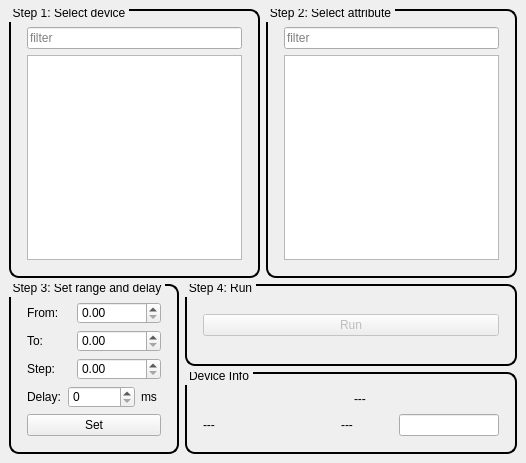
<?xml version="1.0" encoding="UTF-8"?>
<ui version="4.0">
 <class>MainWindow</class>
 <widget class="QMainWindow" name="MainWindow">
  <property name="geometry">
   <rect>
    <x>0</x>
    <y>0</y>
    <width>526</width>
    <height>463</height>
   </rect>
  </property>
  <property name="windowTitle">
   <string>QuickScanGUI</string>
  </property>
  <property name="styleSheet">
   <string notr="true">QGroupBox {
     border: 2px solid black;
     border-radius: 10px;
	padding: 7px;
 }

QGroupBox::title {
	position: relative;
	top: -5px;
	padding: 2px;
}</string>
  </property>
  <widget class="QWidget" name="centralwidget">
   <layout class="QVBoxLayout" name="verticalLayout_8">
    <item>
     <layout class="QHBoxLayout" name="horizontalLayout_8">
      <item>
       <widget class="QGroupBox" name="step1">
        <property name="minimumSize">
         <size>
          <width>250</width>
          <height>0</height>
         </size>
        </property>
        <property name="title">
         <string>Step 1: Select device</string>
        </property>
        <layout class="QVBoxLayout" name="verticalLayout_2">
         <item>
          <widget class="QLineEdit" name="devFilterEdit">
           <property name="placeholderText">
            <string>filter</string>
           </property>
          </widget>
         </item>
         <item>
          <widget class="QListWidget" name="devList"/>
         </item>
        </layout>
       </widget>
      </item>
      <item>
       <widget class="QGroupBox" name="step2">
        <property name="minimumSize">
         <size>
          <width>250</width>
          <height>0</height>
         </size>
        </property>
        <property name="title">
         <string>Step 2: Select attribute</string>
        </property>
        <layout class="QVBoxLayout" name="verticalLayout_3">
         <item>
          <widget class="QLineEdit" name="attrFilterEdit">
           <property name="placeholderText">
            <string>filter</string>
           </property>
          </widget>
         </item>
         <item>
          <widget class="QListWidget" name="attrList"/>
         </item>
        </layout>
       </widget>
      </item>
     </layout>
    </item>
    <item>
     <layout class="QHBoxLayout" name="horizontalLayout_7">
      <item>
       <layout class="QVBoxLayout" name="verticalLayout_5">
        <item>
         <widget class="QGroupBox" name="step3">
          <property name="title">
           <string>Step 3: Set range and delay</string>
          </property>
          <layout class="QVBoxLayout" name="verticalLayout_4">
           <item>
            <layout class="QHBoxLayout" name="horizontalLayout_3">
             <item>
              <widget class="QLabel" name="fromLabel">
               <property name="text">
                <string>From:</string>
               </property>
              </widget>
             </item>
             <item>
              <widget class="QDoubleSpinBox" name="fromSpin">
               <property name="decimals">
                <number>2</number>
               </property>
               <property name="maximum">
                <double>999999999.000000000000000</double>
               </property>
              </widget>
             </item>
            </layout>
           </item>
           <item>
            <layout class="QHBoxLayout" name="horizontalLayout_4">
             <item>
              <widget class="QLabel" name="toLabel">
               <property name="text">
                <string>To:</string>
               </property>
              </widget>
             </item>
             <item>
              <widget class="QDoubleSpinBox" name="toSpin">
               <property name="maximum">
                <double>999999999.000000000000000</double>
               </property>
              </widget>
             </item>
            </layout>
           </item>
           <item>
            <layout class="QHBoxLayout" name="horizontalLayout_5">
             <item>
              <widget class="QLabel" name="stepLabel">
               <property name="text">
                <string>Step:</string>
               </property>
              </widget>
             </item>
             <item>
              <widget class="QDoubleSpinBox" name="stepSpin">
               <property name="maximum">
                <double>999999999.000000000000000</double>
               </property>
              </widget>
             </item>
            </layout>
           </item>
           <item>
            <layout class="QHBoxLayout" name="horizontalLayout_6">
             <item>
              <widget class="QLabel" name="delayLabel">
               <property name="text">
                <string>Delay:</string>
               </property>
              </widget>
             </item>
             <item>
              <widget class="QSpinBox" name="delaySpin">
               <property name="maximum">
                <number>999999999</number>
               </property>
              </widget>
             </item>
             <item>
              <widget class="QLabel" name="msLabel">
               <property name="maximumSize">
                <size>
                 <width>20</width>
                 <height>16777215</height>
                </size>
               </property>
               <property name="text">
                <string>ms</string>
               </property>
              </widget>
             </item>
            </layout>
           </item>
           <item>
            <widget class="QPushButton" name="setValuesButton">
             <property name="text">
              <string>Set</string>
             </property>
             <property name="icon">
              <iconset theme="go-bottom">
               <normaloff/>
              </iconset>
             </property>
            </widget>
           </item>
          </layout>
         </widget>
        </item>
       </layout>
      </item>
      <item>
       <layout class="QVBoxLayout" name="verticalLayout_7">
        <item>
         <widget class="QGroupBox" name="groupBox">
          <property name="title">
           <string>Step 4: Run</string>
          </property>
          <layout class="QVBoxLayout" name="verticalLayout_6">
           <item>
            <widget class="QPushButton" name="runButton">
             <property name="enabled">
              <bool>false</bool>
             </property>
             <property name="text">
              <string>Run</string>
             </property>
             <property name="icon">
              <iconset theme="media-playback-start">
               <normaloff/>
              </iconset>
             </property>
            </widget>
           </item>
          </layout>
         </widget>
        </item>
        <item>
         <widget class="QGroupBox" name="devInfo">
          <property name="minimumSize">
           <size>
            <width>250</width>
            <height>0</height>
           </size>
          </property>
          <property name="maximumSize">
           <size>
            <width>16777215</width>
            <height>16777215</height>
           </size>
          </property>
          <property name="title">
           <string>Device Info</string>
          </property>
          <property name="flat">
           <bool>false</bool>
          </property>
          <property name="checkable">
           <bool>false</bool>
          </property>
          <layout class="QVBoxLayout" name="verticalLayout">
           <item>
            <layout class="QHBoxLayout" name="horizontalLayout">
             <item>
              <widget class="TaurusLed" name="devStateLed">
               <property name="minimumSize">
                <size>
                 <width>0</width>
                 <height>0</height>
                </size>
               </property>
               <property name="aspectRatioMode">
                <enum>Qt::KeepAspectRatio</enum>
               </property>
               <property name="ledStatus">
                <bool>true</bool>
               </property>
               <property name="ledInverted">
                <bool>false</bool>
               </property>
              </widget>
             </item>
             <item>
              <widget class="QLabel" name="devNameLabel">
               <property name="text">
                <string>---</string>
               </property>
              </widget>
             </item>
            </layout>
           </item>
           <item>
            <layout class="QHBoxLayout" name="horizontalLayout_2">
             <item>
              <widget class="QLabel" name="attrNameLabel">
               <property name="text">
                <string>---</string>
               </property>
              </widget>
             </item>
             <item>
              <widget class="TaurusLabel" name="attrValueLabel">
               <property name="maximumSize">
                <size>
                 <width>16777215</width>
                 <height>50</height>
                </size>
               </property>
               <property name="text">
                <string>---</string>
               </property>
               <property name="alignment">
                <set>Qt::AlignCenter</set>
               </property>
              </widget>
             </item>
             <item>
              <widget class="TaurusValueLineEdit" name="attrValueEdit">
               <property name="maximumSize">
                <size>
                 <width>100</width>
                 <height>16777215</height>
                </size>
               </property>
              </widget>
             </item>
            </layout>
           </item>
          </layout>
         </widget>
        </item>
       </layout>
      </item>
     </layout>
    </item>
   </layout>
  </widget>
 </widget>
 <customwidgets>
  <customwidget>
   <class>TaurusLabel</class>
   <extends>QLabel</extends>
   <header>taurus.qt.qtgui.display</header>
  </customwidget>
  <customwidget>
   <class>TaurusValueLineEdit</class>
   <extends>QLineEdit</extends>
   <header>taurus.qt.qtgui.input</header>
  </customwidget>
  <customwidget>
   <class>TaurusLed</class>
   <extends>QLed</extends>
   <header>taurus.qt.qtgui.display</header>
  </customwidget>
  <customwidget>
   <class>QLed</class>
   <extends>QPixmapWidget</extends>
   <header>taurus.qt.qtgui.display</header>
  </customwidget>
  <customwidget>
   <class>QPixmapWidget</class>
   <extends>QWidget</extends>
   <header>taurus.qt.qtgui.display</header>
  </customwidget>
 </customwidgets>
 <resources/>
 <connections/>
</ui>
